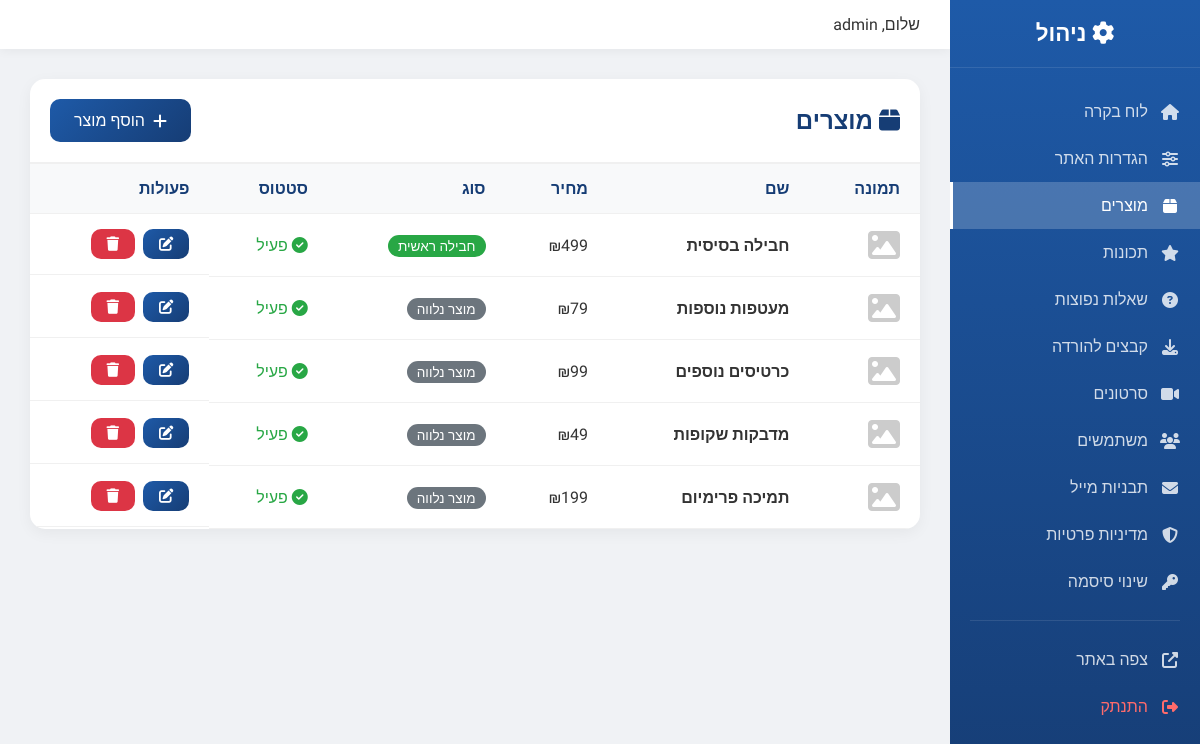
Screenshot of /admin/products.php (signed in) with the database file from the repository.
### tables this page shows
CREATE TABLE IF NOT EXISTS `products` (
    `id` INT AUTO_INCREMENT PRIMARY KEY,
    `name` VARCHAR(200) NOT NULL,
    `description` TEXT,
    `price` DECIMAL(10,2) NOT NULL DEFAULT 0,
    `currency` VARCHAR(10) DEFAULT '₪',
    `image` VARCHAR(500),
    `is_main_package` TINYINT(1) DEFAULT 0,
    `includes` TEXT,
    `sort_order` INT DEFAULT 0,
    `is_active` TINYINT(1) DEFAULT 1,
    `created_at` TIMESTAMP DEFAULT CURRENT_TIMESTAMP,
    `updated_at` TIMESTAMP DEFAULT CURRENT_TIMESTAMP ON UPDATE CURRENT_TIMESTAMP
);

### config.php (called while the page is built, shortened)
<?php
function sanitize($input) {
    return htmlspecialchars(trim($input), ENT_QUOTES, 'UTF-8');
}

### admin/products.php (the view, shortened to what this page needs)
<?php
require_once __DIR__ . '/../config.php';
$db = getDB();
$action = $_GET['action'] ?? 'list';
$products = $db->query("SELECT * FROM products ORDER BY is_main_package DESC, sort_order ASC")->fetchAll();
include 'includes/header.php';
?>
<div class="products-page">
    <?php if ($action === 'list'): ?>
        <div class="table-container">
            <div class="table-header">
                <h2><i class="fas fa-box"></i> מוצרים</h2>
                <a href="?action=add" class="btn btn-primary">
                    <i class="fas fa-plus"></i> הוסף מוצר
                </a>
            </div>
            <table>
                <thead>
                    <tr>
                        <th>תמונה</th>
                        <th>שם</th>
                        <th>מחיר</th>
                        <th>סוג</th>
                        <th>סטטוס</th>
                        <th>פעולות</th>
                    </tr>
                </thead>
                <tbody>
                    <?php foreach ($products as $p): ?>
                    <tr>
                        <td>
                            <?php if ($p['image']): ?>
                                <img src="<?= SITE_URL ?>/<?= $p['image'] ?>" alt="" style="width:50px;height:50px;object-fit:cover;border-radius:8px;">
                            <?php else: ?>
                                <i class="fas fa-image" style="font-size:2rem;color:#ccc;"></i>
                            <?php endif; ?>
                        </td>
                        <td><strong><?= sanitize($p['name']) ?></strong></td>
                        <td><?= $p['currency'] . number_format($p['price']) ?></td>
                        <td>
                            <?php if ($p['is_main_package']): ?>
                                <span style="background:#28a745;color:white;padding:3px 10px;border-radius:20px;font-size:0.85rem;">חבילה ראשית</span>
                            <?php else: ?>
                                <span style="background:#6c757d;color:white;padding:3px 10px;border-radius:20px;font-size:0.85rem;">מוצר נלווה</span>
                            <?php endif; ?>
                        </td>
                        <td>
                            <?php if ($p['is_active']): ?>
                                <span style="color:#28a745;"><i class="fas fa-check-circle"></i> פעיל</span>
                            <?php else: ?>
                                <span style="color:#dc3545;"><i class="fas fa-times-circle"></i> לא פעיל</span>
                            <?php endif; ?>
                        </td>
                        <td class="table-actions">
                            <a href="?action=edit&id=<?= $p['id'] ?>" class="btn btn-sm btn-primary">
                                <i class="fas fa-edit"></i>
                            </a>
                            <a href="?delete=<?= $p['id'] ?>" class="btn btn-sm btn-danger"
                               onclick="return confirm('למחוק את המוצר?')">
                                <i class="fas fa-trash"></i>
                            </a>
                        </td>
                    </tr>
                    <?php endforeach; ?>
                </tbody>
            </table>
        </div>
    <?php endif; ?>
</div>
<?php include 'includes/footer.php'; ?>

### admin/css/admin.css (style rules this page uses)
:root { --primary: #1E5AA8; --primary-dark: #163D75; --secondary: #4FA8D9; --success: #28a745; --danger: #dc3545; --warning: #ffc107; --light: #f8f9fa; --dark: #343a40; --sidebar-width: 250px; }
* { margin: 0; padding: 0; box-sizing: border-box; }
body { font-family: 'Heebo', sans-serif; background: #f0f2f5; color: #333; direction: rtl; }
.btn { display: inline-flex; align-items: center; gap: 8px; padding: 12px 24px; border: none; border-radius: 10px; font-size: 1rem; font-weight: 500; cursor: pointer; transition: all 0.3s; font-family: inherit; text-decoration: none; }
.btn-primary { background: linear-gradient(135deg, var(--primary) 0%, var(--primary-dark) 100%); color: white; }
.btn-danger { background: var(--danger); color: white; }
.btn-sm { padding: 8px 16px; font-size: 0.9rem; }
.table-container { background: white; border-radius: 15px; box-shadow: 0 4px 15px rgba(0,0,0,0.05); overflow: hidden; }
.table-header { padding: 20px; display: flex; justify-content: space-between; align-items: center; border-bottom: 2px solid #f0f0f0; }
.table-header h2 { color: var(--primary-dark); }
table { width: 100%; border-collapse: collapse; }
th, td { padding: 15px 20px; text-align: right; border-bottom: 1px solid #f0f0f0; }
th { background: #f8f9fa; font-weight: 600; color: var(--primary-dark); }
.table-actions { display: flex; gap: 8px; }

### rows the page displays
products: name "חבילה בסיסית", currency "₪", price "499", is_main_package "חבילה ראשית", is_active 1 (drawn)
products: name "מעטפות נוספות", currency "₪", price "79", is_main_package "מוצר נלווה", is_active 1 (drawn)
products: name "כרטיסים נוספים", currency "₪", price "99", is_main_package "מוצר נלווה", is_active 1 (drawn)
products: name "מדבקות שקופות", currency "₪", price "49", is_main_package "מוצר נלווה", is_active 1 (drawn)
products: name "תמיכה פרימיום", currency "₪", price "199", is_main_package "מוצר נלווה", is_active 1 (drawn)

### other values shown
$_SESSION['admin_username'] "admin"
